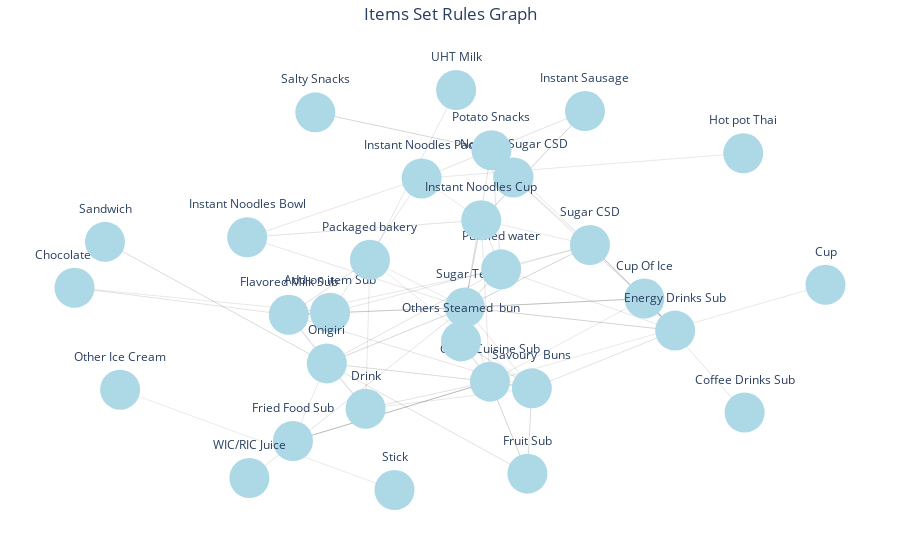

Source (notebook cell):
### Code cell
import plotly.graph_objects as go
import networkx as nx

# Create an empty directed graph
G = nx.DiGraph()

# Iterate through each row of the DataFrame and add edges to the graph
for index, row in rules.iterrows():
    antecedent = ', '.join(row['antecedents'])
    consequent = ', '.join(row['consequents'])
    support = row['support']
    confidence = row['confidence']
    lift = row['lift']
    conviction = row['conviction']

    # Add edges to the graph with the support or confidence as edge weight
    G.add_edge(antecedent, consequent, weight=support)

# Get the node positions using spring layout
pos = nx.spring_layout(G)

# Create a list of edge traces
edge_traces = []
for edge in G.edges():
    x0, y0 = pos[edge[0]]
    x1, y1 = pos[edge[1]]
    weight = G.get_edge_data(edge[0], edge[1])['weight']
    edge_trace = go.Scatter(x=[x0, x1, None], y=[y0, y1, None],
                            mode='lines', line=dict(width=weight*10, color='black'),
                            hoverinfo='none')
    edge_traces.append(edge_trace)

# Create a list of node traces
node_traces = []
for node in G.nodes():
    x, y = pos[node]
    node_trace = go.Scatter(x=[x], y=[y], mode='markers+text', text=node,
                            textposition='top center', marker=dict(size=40, color='lightblue'))
    node_traces.append(node_trace)

# Create the figure and add the edge and node traces
fig = go.Figure(data=edge_traces + node_traces)

# Set the layout properties
fig.update_layout(title='Items Set Rules Graph', title_x=0.5, showlegend=False, hovermode='closest',
                  plot_bgcolor='white', margin=dict(b=20, l=5, r=5, t=40), xaxis=dict(showgrid=False, zeroline=False,
                  showticklabels=False), yaxis=dict(showgrid=False, zeroline=False, showticklabels=False))

# Show the plot
fig.show()

### Figure 1 — Plotly figure (JSON) as saved in the notebook; plotly's stock layout.template omitted (floating-point values rounded to 4 significant figures)
{"data": [{"hoverinfo": "none", "line": {"color": "black", "width": 0.05402}, "mode": "lines", "type": "scatter", "x": [-0.2799, -0.9327, null], "y": [-0.08534, 0.03632, null]}, {"hoverinfo": "none", "line": {"color": "black", "width": 0.1224}, "mode": "lines", "type": "scatter", "x": [-0.2799, -0.3853, null], "y": [-0.08534, -0.09567, null]}, {"hoverinfo": "none", "line": {"color": "black", "width": 0.05843}, "mode": "lines", "type": "scatter", "x": [-0.2799, -0.04607, null], "y": [-0.08534, 0.5692, null]}, {"hoverinfo": "none", "line": {"color": "black", "width": 0.05623}, "mode": "lines", "type": "scatter", "x": [-0.2799, 0.384, null], "y": [-0.08534, 0.2447, null]}, {"hoverinfo": "none", "line": {"color": "black", "width": 0.07607}, "mode": "lines", "type": "scatter", "x": [-0.2799, 0.06448, null], "y": [-0.08534, -0.05966, null]}, {"hoverinfo": "none", "line": {"color": "black", "width": 0.05402}, "mode": "lines", "type": "scatter", "x": [-0.9327, -0.2799, null], "y": [0.03632, -0.08534, null]}, {"hoverinfo": "none", "line": {"color": "black", "width": 0.06174}, "mode": "lines", "type": "scatter", "x": [-0.9327, -0.3853, null], "y": [0.03632, -0.09567, null]}, {"hoverinfo": "none", "line": {"color": "black", "width": 0.1224}, "mode": "lines", "type": "scatter", "x": [-0.3853, -0.2799, null], "y": [-0.09567, -0.08534, null]}, {"hoverinfo": "none", "line": {"color": "black", "width": 0.06174}, "mode": "lines", "type": "scatter", "x": [-0.3853, -0.9327, null], "y": [-0.09567, 0.03632, null]}, {"hoverinfo": "none", "line": {"color": "black", "width": 0.05402}, "mode": "lines", "type": "scatter", "x": [-0.3853, -0.1891, null], "y": [-0.09567, -0.5531, null]}, {"hoverinfo": "none", "line": {"color": "black", "width": 0.06725}, "mode": "lines", "type": "scatter", "x": [-0.3853, -0.2882, null], "y": [-0.09567, -0.3323, null]}, {"hoverinfo": "none", "line": {"color": "black", "width": 0.07277}, "mode": "lines", "type": "scatter", "x": [-0.3853, -0.1779, null], "y": [-0.09567, 0.1724, null]}, {"hoverinfo": "none", "line": {"color": "black", "width": 0.05843}, "mode": "lines", "type": "scatter", "x": [-0.3853, 0.1571, null], "y": [-0.09567, 0.1259, null]}, {"hoverinfo": "none", "line": {"color": "black", "width": 0.06174}, "mode": "lines", "type": "scatter", "x": [-0.3853, 0.2356, null], "y": [-0.09567, -0.454, null]}, {"hoverinfo": "none", "line": {"color": "black", "width": 0.05954}, "mode": "lines", "type": "scatter", "x": [-0.3853, 0.06448, null], "y": [-0.09567, -0.05966, null]}, {"hoverinfo": "none", "line": {"color": "black", "width": 0.05843}, "mode": "lines", "type": "scatter", "x": [-0.04607, -0.2799, null], "y": [0.5692, -0.08534, null]}, {"hoverinfo": "none", "line": {"color": "black", "width": 0.05402}, "mode": "lines", "type": "scatter", "x": [-0.04607, 0.7756, null], "y": [0.5692, 0.6914, null]}, {"hoverinfo": "none", "line": {"color": "black", "width": 0.05513}, "mode": "lines", "type": "scatter", "x": [-0.04607, -0.4916, null], "y": [0.5692, 0.282, null]}, {"hoverinfo": "none", "line": {"color": "black", "width": 0.05072}, "mode": "lines", "type": "scatter", "x": [-0.04607, 0.1062, null], "y": [0.5692, 0.3659, null]}, {"hoverinfo": "none", "line": {"color": "black", "width": 0.06395}, "mode": "lines", "type": "scatter", "x": [-0.04607, 0.3714, null], "y": [0.5692, 0.8972, null]}, {"hoverinfo": "none", "line": {"color": "black", "width": 0.05623}, "mode": "lines", "type": "scatter", "x": [0.384, -0.2799, null], "y": [0.2447, -0.08534, null]}, {"hoverinfo": "none", "line": {"color": "black", "width": 0.108}, "mode": "lines", "type": "scatter", "x": [0.384, 0.5232, null], "y": [0.2447, -0.01641, null]}, {"hoverinfo": "none", "line": {"color": "black", "width": 0.05402}, "mode": "lines", "type": "scatter", "x": [0.384, 0.6018, null], "y": [0.2447, -0.1725, null]}, {"hoverinfo": "none", "line": {"color": "black", "width": 0.05182}, "mode": "lines", "type": "scatter", "x": [0.384, 0.1062, null], "y": [0.2447, 0.3659, null]}, {"hoverinfo": "none", "line": {"color": "black", "width": 0.05292}, "mode": "lines", "type": "scatter", "x": [0.384, 0.1887, null], "y": [0.2447, 0.5739, null]}, {"hoverinfo": "none", "line": {"color": "black", "width": 0.05623}, "mode": "lines", "type": "scatter", "x": [0.384, 0.1324, null], "y": [0.2447, 0.7068, null]}, {"hoverinfo": "none", "line": {"color": "black", "width": 0.05292}, "mode": "lines", "type": "scatter", "x": [0.384, 0.1571, null], "y": [0.2447, 0.1259, null]}, {"hoverinfo": "none", "line": {"color": "black", "width": 0.09372}, "mode": "lines", "type": "scatter", "x": [0.384, 0.06448, null], "y": [0.2447, -0.05966, null]}, {"hoverinfo": "none", "line": {"color": "black", "width": 0.07607}, "mode": "lines", "type": "scatter", "x": [0.06448, -0.2799, null], "y": [-0.05966, -0.08534, null]}, {"hoverinfo": "none", "line": {"color": "black", "width": 0.14}, "mode": "lines", "type": "scatter", "x": [0.06448, 0.5232, null], "y": [-0.05966, -0.01641, null]}, {"hoverinfo": "none", "line": {"color": "black", "width": 0.09592}, "mode": "lines", "type": "scatter", "x": [0.06448, 0.6018, null], "y": [-0.05966, -0.1725, null]}, {"hoverinfo": "none", "line": {"color": "black", "width": 0.05954}, "mode": "lines", "type": "scatter", "x": [0.06448, -0.3853, null], "y": [-0.05966, -0.09567, null]}, {"hoverinfo": "none", "line": {"color": "black", "width": 0.05513}, "mode": "lines", "type": "scatter", "x": [0.06448, -0.4916, null], "y": [-0.05966, 0.282, null]}, {"hoverinfo": "none", "line": {"color": "black", "width": 0.086}, "mode": "lines", "type": "scatter", "x": [0.06448, 0.1062, null], "y": [-0.05966, 0.3659, null]}, {"hoverinfo": "none", "line": {"color": "black", "width": 0.0849}, "mode": "lines", "type": "scatter", "x": [0.06448, -0.2882, null], "y": [-0.05966, -0.3323, null]}, {"hoverinfo": "none", "line": {"color": "black", "width": 0.06284}, "mode": "lines", "type": "scatter", "x": [0.06448, 0.1286, null], "y": [-0.05966, -0.4212, null]}, {"hoverinfo": "none", "line": {"color": "black", "width": 0.05402}, "mode": "lines", "type": "scatter", "x": [0.06448, -0.1779, null], "y": [-0.05966, 0.1724, null]}, {"hoverinfo": "none", "line": {"color": "black", "width": 0.06505}, "mode": "lines", "type": "scatter", "x": [0.06448, 0.1324, null], "y": [-0.05966, 0.7068, null]}, {"hoverinfo": "none", "line": {"color": "black", "width": 0.09041}, "mode": "lines", "type": "scatter", "x": [0.06448, 0.1571, null], "y": [-0.05966, 0.1259, null]}, {"hoverinfo": "none", "line": {"color": "black", "width": 0.05954}, "mode": "lines", "type": "scatter", "x": [0.06448, 0.2356, null], "y": [-0.05966, -0.454, null]}, {"hoverinfo": "none", "line": {"color": "black", "width": 0.09372}, "mode": "lines", "type": "scatter", "x": [0.06448, 0.384, null], "y": [-0.05966, 0.2447, null]}, {"hoverinfo": "none", "line": {"color": "black", "width": 0.06505}, "mode": "lines", "type": "scatter", "x": [0.06448, -0.4859, null], "y": [-0.05966, -0.8908, null]}, {"hoverinfo": "none", "line": {"color": "black", "width": 0.06174}, "mode": "lines", "type": "scatter", "x": [0.5232, 0.7791, null], "y": [-0.01641, -0.5716, null]}, {"hoverinfo": "none", "line": {"color": "black", "width": 0.2293}, "mode": "lines", "type": "scatter", "x": [0.5232, 0.6018, null], "y": [-0.01641, -0.1725, null]}, {"hoverinfo": "none", "line": {"color": "black", "width": 0.07056}, "mode": "lines", "type": "scatter", "x": [0.5232, 0.1887, null], "y": [-0.01641, 0.5739, null]}, {"hoverinfo": "none", "line": {"color": "black", "width": 0.05402}, "mode": "lines", "type": "scatter", "x": [0.5232, 0.1286, null], "y": [-0.01641, -0.4212, null]}, {"hoverinfo": "none", "line": {"color": "black", "width": 0.108}, "mode": "lines", "type": "scatter", "x": [0.5232, 0.384, null], "y": [-0.01641, 0.2447, null]}, {"hoverinfo": "none", "line": {"color": "black", "width": 0.14}, "mode": "lines", "type": "scatter", "x": [0.5232, 0.06448, null], "y": [-0.01641, -0.05966, null]}, {"hoverinfo": "none", "line": {"color": "black", "width": 0.06174}, "mode": "lines", "type": "scatter", "x": [0.7791, 0.5232, null], "y": [-0.5716, -0.01641, null]}, {"hoverinfo": "none", "line": {"color": "black", "width": 0.05402}, "mode": "lines", "type": "scatter", "x": [0.9858, 0.1286, null], "y": [0.05086, -0.4212, null]}, {"hoverinfo": "none", "line": {"color": "black", "width": 0.05402}, "mode": "lines", "type": "scatter", "x": [0.1286, 0.9858, null], "y": [-0.4212, 0.05086, null]}, {"hoverinfo": "none", "line": {"color": "black", "width": 0.05402}, "mode": "lines", "type": "scatter", "x": [0.1286, 0.5232, null], "y": [-0.4212, -0.01641, null]}, {"hoverinfo": "none", "line": {"color": "black", "width": 0.06284}, "mode": "lines", "type": "scatter", "x": [0.1286, -0.1891, null], "y": [-0.4212, -0.5531, null]}, {"hoverinfo": "none", "line": {"color": "black", "width": 0.1499}, "mode": "lines", "type": "scatter", "x": [0.1286, -0.3746, null], "y": [-0.4212, -0.7104, null]}, {"hoverinfo": "none", "line": {"color": "black", "width": 0.09482}, "mode": "lines", "type": "scatter", "x": [0.1286, 0.2243, null], "y": [-0.4212, -0.8695, null]}, {"hoverinfo": "none", "line": {"color": "black", "width": 0.05623}, "mode": "lines", "type": "scatter", "x": [0.1286, 0.1062, null], "y": [-0.4212, 0.3659, null]}, {"hoverinfo": "none", "line": {"color": "black", "width": 0.07828}, "mode": "lines", "type": "scatter", "x": [0.1286, -0.2882, null], "y": [-0.4212, -0.3323, null]}, {"hoverinfo": "none", "line": {"color": "black", "width": 0.09592}, "mode": "lines", "type": "scatter", "x": [0.1286, 0.0546, null], "y": [-0.4212, -0.2251, null]}, {"hoverinfo": "none", "line": {"color": "black", "width": 0.1257}, "mode": "lines", "type": "scatter", "x": [0.1286, 0.2356, null], "y": [-0.4212, -0.454, null]}, {"hoverinfo": "none", "line": {"color": "black", "width": 0.06284}, "mode": "lines", "type": "scatter", "x": [0.1286, 0.06448, null], "y": [-0.4212, -0.05966, null]}, {"hoverinfo": "none", "line": {"color": "black", "width": 0.2293}, "mode": "lines", "type": "scatter", "x": [0.6018, 0.5232, null], "y": [-0.1725, -0.01641, null]}, {"hoverinfo": "none", "line": {"color": "black", "width": 0.05843}, "mode": "lines", "type": "scatter", "x": [0.6018, 0.1571, null], "y": [-0.1725, 0.1259, null]}, {"hoverinfo": "none", "line": {"color": "black", "width": 0.06284}, "mode": "lines", "type": "scatter", "x": [0.6018, 0.2356, null], "y": [-0.1725, -0.454, null]}, {"hoverinfo": "none", "line": {"color": "black", "width": 0.05402}, "mode": "lines", "type": "scatter", "x": [0.6018, 0.384, null], "y": [-0.1725, 0.2447, null]}, {"hoverinfo": "none", "line": {"color": "black", "width": 0.09592}, "mode": "lines", "type": "scatter", "x": [0.6018, 0.06448, null], "y": [-0.1725, -0.05966, null]}, {"hoverinfo": "none", "line": {"color": "black", "width": 0.07056}, "mode": "lines", "type": "scatter", "x": [0.1887, 0.5232, null], "y": [0.5739, -0.01641, null]}, {"hoverinfo": "none", "line": {"color": "black", "width": 0.05292}, "mode": "lines", "type": "scatter", "x": [0.1887, 0.384, null], "y": [0.5739, 0.2447, null]}, {"hoverinfo": "none", "line": {"color": "black", "width": 0.05402}, "mode": "lines", "type": "scatter", "x": [-0.1891, -0.3853, null], "y": [-0.5531, -0.09567, null]}, {"hoverinfo": "none", "line": {"color": "black", "width": 0.06505}, "mode": "lines", "type": "scatter", "x": [-0.1891, -0.2882, null], "y": [-0.5531, -0.3323, null]}, {"hoverinfo": "none", "line": {"color": "black", "width": 0.06284}, "mode": "lines", "type": "scatter", "x": [-0.1891, 0.1286, null], "y": [-0.5531, -0.4212, null]}, {"hoverinfo": "none", "line": {"color": "black", "width": 0.05182}, "mode": "lines", "type": "scatter", "x": [-0.1891, -0.1779, null], "y": [-0.5531, 0.1724, null]}, {"hoverinfo": "none", "line": {"color": "black", "width": 0.05402}, "mode": "lines", "type": "scatter", "x": [-0.1891, 0.2356, null], "y": [-0.5531, -0.454, null]}, {"hoverinfo": "none", "line": {"color": "black", "width": 0.06505}, "mode": "lines", "type": "scatter", "x": [-0.2882, -0.1891, null], "y": [-0.3323, -0.5531, null]}, {"hoverinfo": "none", "line": {"color": "black", "width": 0.06725}, "mode": "lines", "type": "scatter", "x": [-0.2882, -0.3853, null], "y": [-0.3323, -0.09567, null]}, {"hoverinfo": "none", "line": {"color": "black", "width": 0.05292}, "mode": "lines", "type": "scatter", "x": [-0.2882, -0.3746, null], "y": [-0.3323, -0.7104, null]}, {"hoverinfo": "none", "line": {"color": "black", "width": 0.06836}, "mode": "lines", "type": "scatter", "x": [-0.2882, 0.2243, null], "y": [-0.3323, -0.8695, null]}, {"hoverinfo": "none", "line": {"color": "black", "width": 0.07828}, "mode": "lines", "type": "scatter", "x": [-0.2882, 0.1286, null], "y": [-0.3323, -0.4212, null]}, {"hoverinfo": "none", "line": {"color": "black", "width": 0.06395}, "mode": "lines", "type": "scatter", "x": [-0.2882, 0.1571, null], "y": [-0.3323, 0.1259, null]}, {"hoverinfo": "none", "line": {"color": "black", "width": 0.08049}, "mode": "lines", "type": "scatter", "x": [-0.2882, -0.8548, null], "y": [-0.3323, 0.2599, null]}, {"hoverinfo": "none", "line": {"color": "black", "width": 0.0849}, "mode": "lines", "type": "scatter", "x": [-0.2882, 0.06448, null], "y": [-0.3323, -0.05966, null]}, {"hoverinfo": "none", "line": {"color": "black", "width": 0.05182}, "mode": "lines", "type": "scatter", "x": [-0.1779, -0.1891, null], "y": [0.1724, -0.5531, null]}, {"hoverinfo": "none", "line": {"color": "black", "width": 0.07277}, "mode": "lines", "type": "scatter", "x": [-0.1779, -0.3853, null], "y": [0.1724, -0.09567, null]}, {"hoverinfo": "none", "line": {"color": "black", "width": 0.05072}, "mode": "lines", "type": "scatter", "x": [-0.1779, 0.2356, null], "y": [0.1724, -0.454, null]}, {"hoverinfo": "none", "line": {"color": "black", "width": 0.05402}, "mode": "lines", "type": "scatter", "x": [-0.1779, 0.06448, null], "y": [0.1724, -0.05966, null]}, {"hoverinfo": "none", "line": {"color": "black", "width": 0.05843}, "mode": "lines", "type": "scatter", "x": [-0.1779, 0.04217, null], "y": [0.1724, 1.0, null]}, {"hoverinfo": "none", "line": {"color": "black", "width": 0.05402}, "mode": "lines", "type": "scatter", "x": [0.2356, -0.1891, null], "y": [-0.454, -0.5531, null]}, {"hoverinfo": "none", "line": {"color": "black", "width": 0.06284}, "mode": "lines", "type": "scatter", "x": [0.2356, 0.6018, null], "y": [-0.454, -0.1725, null]}, {"hoverinfo": "none", "line": {"color": "black", "width": 0.06174}, "mode": "lines", "type": "scatter", "x": [0.2356, -0.3853, null], "y": [-0.454, -0.09567, null]}, {"hoverinfo": "none", "line": {"color": "black", "width": 0.07828}, "mode": "lines", "type": "scatter", "x": [0.2356, 0.2243, null], "y": [-0.454, -0.8695, null]}, {"hoverinfo": "none", "line": {"color": "black", "width": 0.1257}, "mode": "lines", "type": "scatter", "x": [0.2356, 0.1286, null], "y": [-0.454, -0.4212, null]}, {"hoverinfo": "none", "line": {"color": "black", "width": 0.08049}, "mode": "lines", "type": "scatter", "x": [0.2356, 0.0546, null], "y": [-0.454, -0.2251, null]}, {"hoverinfo": "none", "line": {"color": "black", "width": 0.05072}, "mode": "lines", "type": "scatter", "x": [0.2356, -0.1779, null], "y": [-0.454, 0.1724, null]}, {"hoverinfo": "none", "line": {"color": "black", "width": 0.05954}, "mode": "lines", "type": "scatter", "x": [0.2356, 0.06448, null], "y": [-0.454, -0.05966, null]}, {"hoverinfo": "none", "line": {"color": "black", "width": 0.05843}, "mode": "lines", "type": "scatter", "x": [0.1571, 0.6018, null], "y": [0.1259, -0.1725, null]}, {"hoverinfo": "none", "line": {"color": "black", "width": 0.05843}, "mode": "lines", "type": "scatter", "x": [0.1571, -0.3853, null], "y": [0.1259, -0.09567, null]}, {"hoverinfo": "none", "line": {"color": "black", "width": 0.06284}, "mode": "lines", "type": "scatter", "x": [0.1571, 0.1062, null], "y": [0.1259, 0.3659, null]}, {"hoverinfo": "none", "line": {"color": "black", "width": 0.06395}, "mode": "lines", "type": "scatter", "x": [0.1571, -0.2882, null], "y": [0.1259, -0.3323, null]}, {"hoverinfo": "none", "line": {"color": "black", "width": 0.06615}, "mode": "lines", "type": "scatter", "x": [0.1571, 0.1324, null], "y": [0.1259, 0.7068, null]}, {"hoverinfo": "none", "line": {"color": "black", "width": 0.05292}, "mode": "lines", "type": "scatter", "x": [0.1571, 0.384, null], "y": [0.1259, 0.2447, null]}, {"hoverinfo": "none", "line": {"color": "black", "width": 0.09041}, "mode": "lines", "type": "scatter", "x": [0.1571, 0.06448, null], "y": [0.1259, -0.05966, null]}, {"hoverinfo": "none", "line": {"color": "black", "width": 0.05292}, "mode": "lines", "type": "scatter", "x": [-0.3746, -0.2882, null], "y": [-0.7104, -0.3323, null]}, {"hoverinfo": "none", "line": {"color": "black", "width": 0.1499}, "mode": "lines", "type": "scatter", "x": [-0.3746, 0.1286, null], "y": [-0.7104, -0.4212, null]}, {"hoverinfo": "none", "line": {"color": "black", "width": 0.06836}, "mode": "lines", "type": "scatter", "x": [0.2243, -0.2882, null], "y": [-0.8695, -0.3323, null]}, {"hoverinfo": "none", "line": {"color": "black", "width": 0.09482}, "mode": "lines", "type": "scatter", "x": [0.2243, 0.1286, null], "y": [-0.8695, -0.4212, null]}, {"hoverinfo": "none", "line": {"color": "black", "width": 0.07828}, "mode": "lines", "type": "scatter", "x": [0.2243, 0.2356, null], "y": [-0.8695, -0.454, null]}, {"hoverinfo": "none", "line": {"color": "black", "width": 0.05402}, "mode": "lines", "type": "scatter", "x": [0.7756, -0.04607, null], "y": [0.6914, 0.5692, null]}, {"hoverinfo": "none", "line": {"color": "black", "width": 0.06284}, "mode": "lines", "type": "scatter", "x": [0.1062, -0.4916, null], "y": [0.3659, 0.282, null]}, {"hoverinfo": "none", "line": {"color": "black", "width": 0.05072}, "mode": "lines", "type": "scatter", "x": [0.1062, -0.04607, null], "y": [0.3659, 0.5692, null]}, {"hoverinfo": "none", "line": {"color": "black", "width": 0.1047}, "mode": "lines", "type": "scatter", "x": [0.1062, 0.3714, null], "y": [0.3659, 0.8972, null]}, {"hoverinfo": "none", "line": {"color": "black", "width": 0.05623}, "mode": "lines", "type": "scatter", "x": [0.1062, 0.1286, null], "y": [0.3659, -0.4212, null]}, {"hoverinfo": "none", "line": {"color": "black", "width": 0.06284}, "mode": "lines", "type": "scatter", "x": [0.1062, 0.1571, null], "y": [0.3659, 0.1259, null]}, {"hoverinfo": "none", "line": {"color": "black", "width": 0.05182}, "mode": "lines", "type": "scatter", "x": [0.1062, 0.384, null], "y": [0.3659, 0.2447, null]}, {"hoverinfo": "none", "line": {"color": "black", "width": 0.086}, "mode": "lines", "type": "scatter", "x": [0.1062, 0.06448, null], "y": [0.3659, -0.05966, null]}, {"hoverinfo": "none", "line": {"color": "black", "width": 0.06284}, "mode": "lines", "type": "scatter", "x": [-0.4916, 0.1062, null], "y": [0.282, 0.3659, null]}, {"hoverinfo": "none", "line": {"color": "black", "width": 0.05513}, "mode": "lines", "type": "scatter", "x": [-0.4916, -0.04607, null], "y": [0.282, 0.5692, null]}, {"hoverinfo": "none", "line": {"color": "black", "width": 0.05513}, "mode": "lines", "type": "scatter", "x": [-0.4916, 0.06448, null], "y": [0.282, -0.05966, null]}, {"hoverinfo": "none", "line": {"color": "black", "width": 0.1047}, "mode": "lines", "type": "scatter", "x": [0.3714, 0.1062, null], "y": [0.8972, 0.3659, null]}, {"hoverinfo": "none", "line": {"color": "black", "width": 0.06395}, "mode": "lines", "type": "scatter", "x": [0.3714, -0.04607, null], "y": [0.8972, 0.5692, null]}, {"hoverinfo": "none", "line": {"color": "black", "width": 0.08049}, "mode": "lines", "type": "scatter", "x": [-0.8548, -0.2882, null], "y": [0.2599, -0.3323, null]}, {"hoverinfo": "none", "line": {"color": "black", "width": 0.09592}, "mode": "lines", "type": "scatter", "x": [0.0546, 0.1286, null], "y": [-0.2251, -0.4212, null]}, {"hoverinfo": "none", "line": {"color": "black", "width": 0.08049}, "mode": "lines", "type": "scatter", "x": [0.0546, 0.2356, null], "y": [-0.2251, -0.454, null]}, {"hoverinfo": "none", "line": {"color": "black", "width": 0.05072}, "mode": "lines", "type": "scatter", "x": [-0.8162, -0.1152, null], "y": [-0.4606, -0.9492, null]}, {"hoverinfo": "none", "line": {"color": "black", "width": 0.05072}, "mode": "lines", "type": "scatter", "x": [-0.1152, -0.8162, null], "y": [-0.9492, -0.4606, null]}, {"hoverinfo": "none", "line": {"color": "black", "width": 0.05843}, "mode": "lines", "type": "scatter", "x": [0.04217, -0.1779, null], "y": [1.0, 0.1724, null]}, {"hoverinfo": "none", "line": {"color": "black", "width": 0.06615}, "mode": "lines", "type": "scatter", "x": [0.1324, 0.1571, null], "y": [0.7068, 0.1259, null]}, {"hoverinfo": "none", "line": {"color": "black", "width": 0.086}, "mode": "lines", "type": "scatter", "x": [0.1324, -0.3176, null], "y": [0.7068, 0.891, null]}, {"hoverinfo": "none", "line": {"color": "black", "width": 0.05623}, "mode": "lines", "type": "scatter", "x": [0.1324, 0.384, null], "y": [0.7068, 0.2447, null]}, {"hoverinfo": "none", "line": {"color": "black", "width": 0.06505}, "mode": "lines", "type": "scatter", "x": [0.1324, 0.06448, null], "y": [0.7068, -0.05966, null]}, {"hoverinfo": "none", "line": {"color": "black", "width": 0.086}, "mode": "lines", "type": "scatter", "x": [-0.3176, 0.1324, null], "y": [0.891, 0.7068, null]}, {"hoverinfo": "none", "line": {"color": "black", "width": 0.06505}, "mode": "lines", "type": "scatter", "x": [-0.4859, 0.06448, null], "y": [-0.8908, -0.05966, null]}, {"marker": {"color": "lightblue", "size": 40}, "mode": "markers+text", "text": "Add-on item Sub", "textposition": "top center", "type": "scatter", "x": [-0.2799], "y": [-0.08534]}, {"marker": {"color": "lightblue", "size": 40}, "mode": "markers+text", "text": "Chocolate Bar", "textposition": "top center", "type": "scatter", "x": [-0.9327], "y": [0.03632]}, {"marker": {"color": "lightblue", "size": 40}, "mode": "markers+text", "text": "Flavored Milk Sub", "textposition": "top center", "type": "scatter", "x": [-0.3853], "y": [-0.09567]}, {"marker": {"color": "lightblue", "size": 40}, "mode": "markers+text", "text": "Instant Noodles Pack", "textposition": "top center", "type": "scatter", "x": [-0.04607], "y": [0.5692]}, {"marker": {"color": "lightblue", "size": 40}, "mode": "markers+text", "text": "Sugar CSD", "textposition": "top center", "type": "scatter", "x": [0.384], "y": [0.2447]}, {"marker": {"color": "lightblue", "size": 40}, "mode": "markers+text", "text": "Sugar Tea", "textposition": "top center", "type": "scatter", "x": [0.06448], "y": [-0.05966]}, {"marker": {"color": "lightblue", "size": 40}, "mode": "markers+text", "text": "Cup Of Ice", "textposition": "top center", "type": "scatter", "x": [0.5232], "y": [-0.01641]}, {"marker": {"color": "lightblue", "size": 40}, "mode": "markers+text", "text": "Coffee Drinks Sub", "textposition": "top center", "type": "scatter", "x": [0.7791], "y": [-0.5716]}, {"marker": {"color": "lightblue", "size": 40}, "mode": "markers+text", "text": "Cup", "textposition": "top center", "type": "scatter", "x": [0.9858], "y": [0.05086]}, {"marker": {"color": "lightblue", "size": 40}, "mode": "markers+text", "text": "Other Cuisine Sub", "textposition": "top center", "type": "scatter", "x": [0.1286], "y": [-0.4212]}, {"marker": {"color": "lightblue", "size": 40}, "mode": "markers+text", "text": "Energy Drinks Sub", "textposition": "top center", "type": "scatter", "x": [0.6018], "y": [-0.1725]}, {"marker": {"color": "lightblue", "size": 40}, "mode": "markers+text", "text": "No/Less Sugar CSD", "textposition": "top center", "type": "scatter", "x": [0.1887], "y": [0.5739]}, {"marker": {"color": "lightblue", "size": 40}, "mode": "markers+text", "text": "Drink", "textposition": "top center", "type": "scatter", "x": [-0.1891], "y": [-0.5531]}, {"marker": {"color": "lightblue", "size": 40}, "mode": "markers+text", "text": "Onigiri", "textposition": "top center", "type": "scatter", "x": [-0.2882], "y": [-0.3323]}, {"marker": {"color": "lightblue", "size": 40}, "mode": "markers+text", "text": "Packaged bakery", "textposition": "top center", "type": "scatter", "x": [-0.1779], "y": [0.1724]}, {"marker": {"color": "lightblue", "size": 40}, "mode": "markers+text", "text": "Savoury  Buns", "textposition": "top center", "type": "scatter", "x": [0.2356], "y": [-0.454]}, {"marker": {"color": "lightblue", "size": 40}, "mode": "markers+text", "text": "Purified water", "textposition": "top center", "type": "scatter", "x": [0.1571], "y": [0.1259]}, {"marker": {"color": "lightblue", "size": 40}, "mode": "markers+text", "text": "Fried Food Sub", "textposition": "top center", "type": "scatter", "x": [-0.3746], "y": [-0.7104]}, {"marker": {"color": "lightblue", "size": 40}, "mode": "markers+text", "text": "Fruit Sub", "textposition": "top center", "type": "scatter", "x": [0.2243], "y": [-0.8695]}, {"marker": {"color": "lightblue", "size": 40}, "mode": "markers+text", "text": "Hot pot Thai", "textposition": "top center", "type": "scatter", "x": [0.7756], "y": [0.6914]}, {"marker": {"color": "lightblue", "size": 40}, "mode": "markers+text", "text": "Instant Noodles Cup", "textposition": "top center", "type": "scatter", "x": [0.1062], "y": [0.3659]}, {"marker": {"color": "lightblue", "size": 40}, "mode": "markers+text", "text": "Instant Noodles Bowl", "textposition": "top center", "type": "scatter", "x": [-0.4916], "y": [0.282]}, {"marker": {"color": "lightblue", "size": 40}, "mode": "markers+text", "text": "Instant Sausage", "textposition": "top center", "type": "scatter", "x": [0.3714], "y": [0.8972]}, {"marker": {"color": "lightblue", "size": 40}, "mode": "markers+text", "text": "Sandwich", "textposition": "top center", "type": "scatter", "x": [-0.8548], "y": [0.2599]}, {"marker": {"color": "lightblue", "size": 40}, "mode": "markers+text", "text": "Others Steamed  bun", "textposition": "top center", "type": "scatter", "x": [0.0546], "y": [-0.2251]}, {"marker": {"color": "lightblue", "size": 40}, "mode": "markers+text", "text": "Other Ice Cream", "textposition": "top center", "type": "scatter", "x": [-0.8162], "y": [-0.4606]}, {"marker": {"color": "lightblue", "size": 40}, "mode": "markers+text", "text": "Stick", "textposition": "top center", "type": "scatter", "x": [-0.1152], "y": [-0.9492]}, {"marker": {"color": "lightblue", "size": 40}, "mode": "markers+text", "text": "UHT Milk", "textposition": "top center", "type": "scatter", "x": [0.04217], "y": [1.0]}, {"marker": {"color": "lightblue", "size": 40}, "mode": "markers+text", "text": "Potato Snacks", "textposition": "top center", "type": "scatter", "x": [0.1324], "y": [0.7068]}, {"marker": {"color": "lightblue", "size": 40}, "mode": "markers+text", "text": "Salty Snacks", "textposition": "top center", "type": "scatter", "x": [-0.3176], "y": [0.891]}, {"marker": {"color": "lightblue", "size": 40}, "mode": "markers+text", "text": "WIC/RIC Juice", "textposition": "top center", "type": "scatter", "x": [-0.4859], "y": [-0.8908]}], "layout": {"hovermode": "closest", "margin": {"b": 20, "l": 5, "r": 5, "t": 40}, "plot_bgcolor": "white", "showlegend": false, "title": {"text": "Items Set Rules Graph", "x": 0.5}, "xaxis": {"showgrid": false, "showticklabels": false, "zeroline": false}, "yaxis": {"showgrid": false, "showticklabels": false, "zeroline": false}}}
